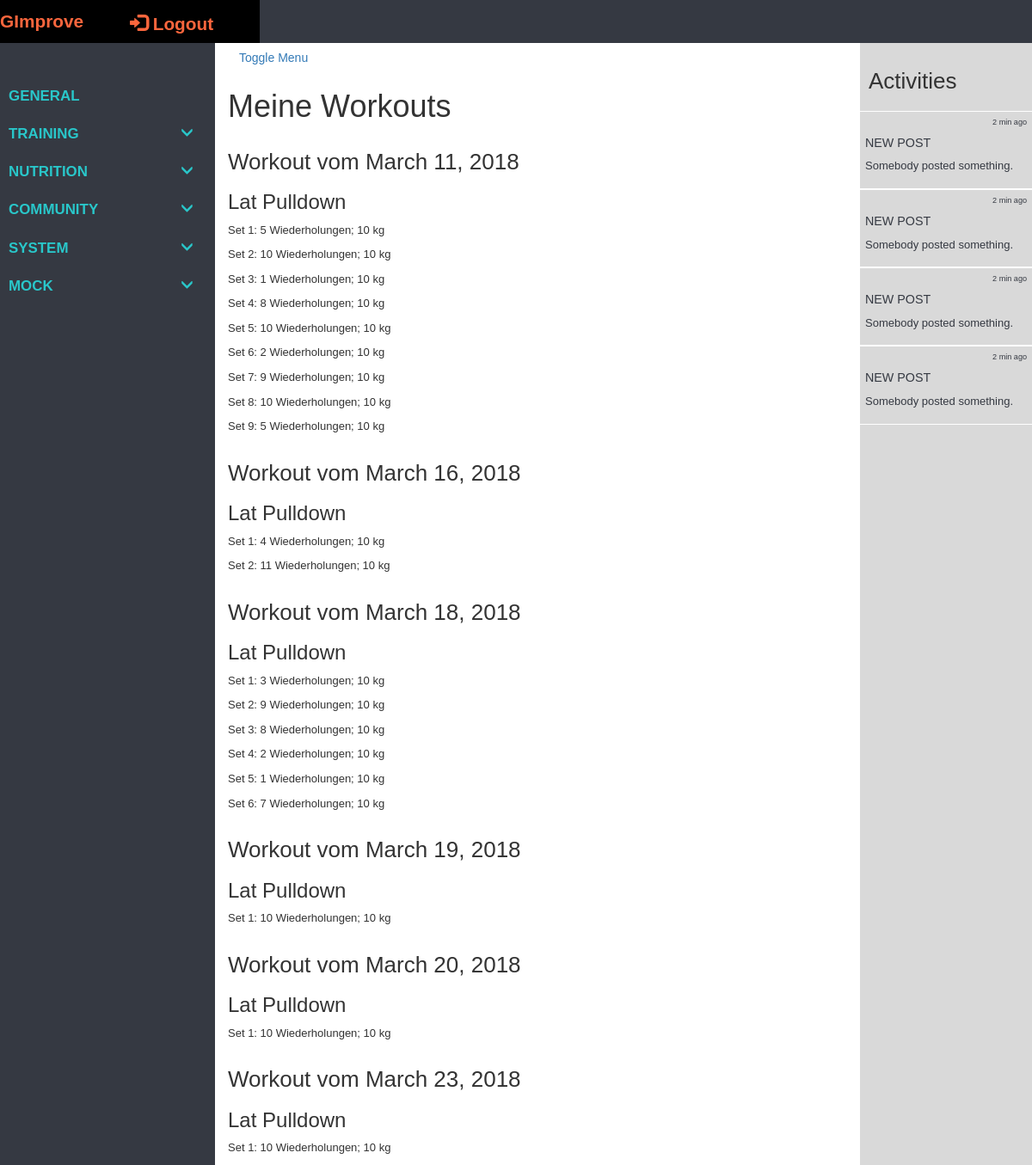
Before: /tracker/training_units/1 (signed in) with the older database file.
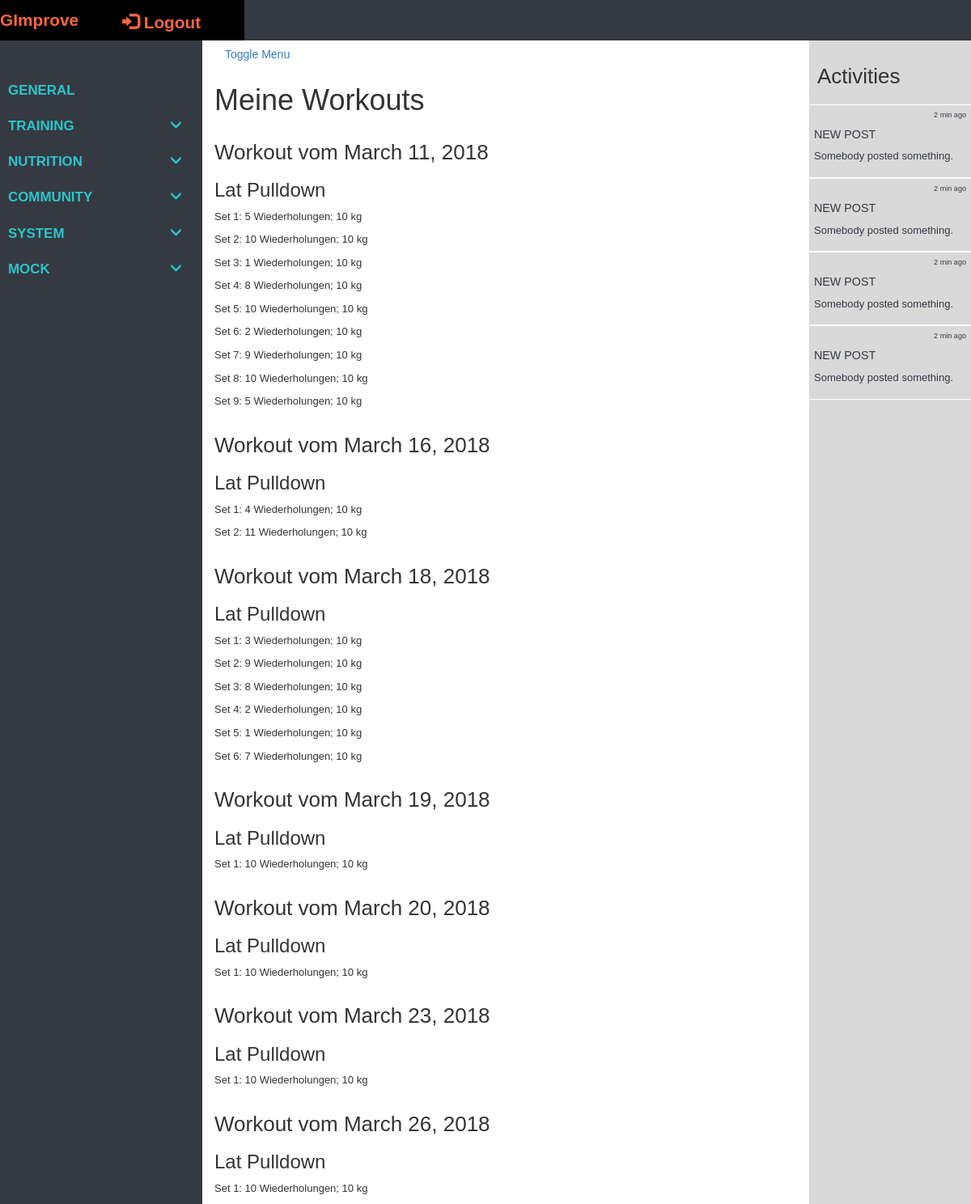
After: the same page with the newer database file.
### tracker/models/models.py (models this page shows, shortened)
class TrainUnit(models.Model, LoginRequiredMixin):
    login_url = '/login/'
    id = models.UUIDField(primary_key=True, default=uuid.uuid4)
    start_time_date = models.DateTimeField(null=False, blank=False)
    end_time_date = models.DateTimeField(null=False, blank=False)
    date = models.DateField(null=False, blank=False)
    user = models.ForeignKey(UserProfile, on_delete=models.CASCADE)
    exercise_units = models.ManyToManyField('ExerciseUnit', related_name='+', blank=True)

class ExerciseUnit(models.Model):
    id = models.UUIDField(primary_key=True, default=uuid.uuid4)
    time_date = models.DateTimeField(null=False, blank=False)
    train_unit = models.ForeignKey(TrainUnit, on_delete=models.CASCADE)
    exercise = models.ForeignKey(Exercise, on_delete=models.CASCADE)

class Exercise(models.Model):
    name = models.CharField(max_length=100, primary_key=True)
    description = models.CharField(max_length=1000, help_text="Insert short description here.")
    muscles = models.ManyToManyField('Muscle', help_text="Muscles trained by the exercise.")
    equipment_machine = models.ManyToManyField('Equipment', help_text="Necessary equipment for the exercise.", blank=True)
    def __str__(self):
        return self.name

class Set(models.Model):
    id = models.UUIDField(primary_key=True, default=uuid.uuid4)
    date_time = models.DateTimeField(default=timezone.now, null=False, blank=False)
    exercise_unit = models.ForeignKey(ExerciseUnit, on_delete=models.CASCADE)
    repetitions = models.IntegerField(blank=False)
    weight = models.IntegerField(blank=False)
    durations = models.TextField(max_length=1200, blank=False, null=False)
    last_update = models.DateTimeField(default=timezone.now, null=False, blank=False)
    class Meta:
        ordering = ['date_time']

### tracker/views/views.py (the view)
# urls.py: url(r'^training_units/(?P<pk>\d+)$', views.TrainingUnitsList.as_view(), name='training_units'),
class TrainingUnitsList(LoginRequiredMixin, generic.ListView):
    model = TrainUnit
    context_object_name = 'training_units'
    template_name = 'tracker/User/training_units.html'
    def get_context_data(self, **kwargs):
        context = super().get_context_data(**kwargs)
        context['base_template'] = 'tracker/User/user_tracker_base.html'
        return context
    def get_queryset(self):
        return TrainUnit.objects.filter(user=self.request.user.userprofile)

### tracker/templates/tracker/User/training_units.html (shortened to what this page needs)
{% extends base_template %}
{% block extra_head %}
{% load static %}
{% endblock %}
{% block site_content %}
<div class="container background-col">
    <div class="row full-height">
        <div class="col-xs-12 col-sm-12 col-md-12 col-lg-12 padding-0">
            <div class="row row-eq-height">
                <h1>Meine Workouts</h1>
            </div>
        </div>
        <div class="col-xs-12 col-sm-12 col-md-12 col-lg-12">
            {% for train_unit in training_units %}
                <div class="row">
                    <h2>Workout vom {{ train_unit.date }}</h2>
                    {% for exercise_unit in train_unit.exercise_units.all %}
                        <h3>{{ exercise_unit.exercise }}</h3>
                        {% for set in exercise_unit.set_set.all %}
                            <p>Set {{ forloop.counter }}: {{ set.repetitions }} Wiederholungen; {{ set.weight }} kg</p>
                        {% endfor %}
                    {% endfor %}
                </div>
            {% endfor %}
        </div>
    </div>
</div>
{% endblock %}

Changed rows visible on the page:
added TrainUnit: date "March 26, 2018"
added ExerciseUnit: exercise "Lat Pulldown", shown under "March 26, 2018"
added Set: repetitions "10", weight "10", shown under "Lat Pulldown"
